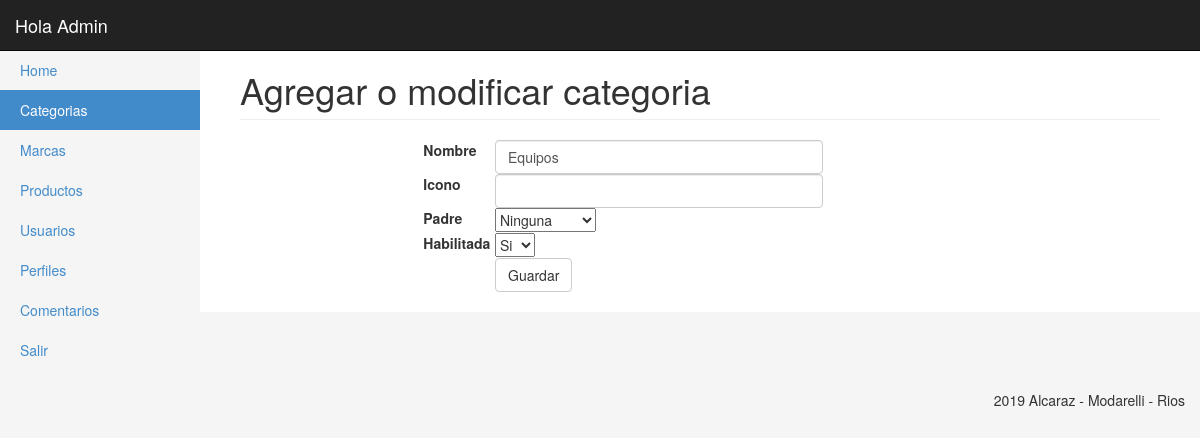
/_admin/categorias_ae.php?edit=10 (signed in), run on the app's committed database.
### tables this page shows
CREATE TABLE `categorias` (
  `id_categoria` int(11) NOT NULL,
  `txt_desc` varchar(200) NOT NULL,
  `txt_icon` varchar(255) NOT NULL,
  `id_padre` int(11) NOT NULL DEFAULT '0',
  `sn_habilitada` int(11) NOT NULL
);

### _admin/clases/categorias.php (called while the page is built, shortened)
<?
Class Categoria{
	private $con;
	public function __construct($con){
		$this->con = $con;
	}
	public function get($id){
	    $query = "SELECT *
		           FROM categorias WHERE id_categoria = ".$id;
        $categoria = $this->con->query($query)->fetch(PDO::FETCH_OBJ);
        return $categoria;
	}
}
?>

### _admin/categorias_ae.php (the view, shortened to what this page needs)
<?
require('inc/header.php');
?>
<div class="container-fluid">
    <?$categorysMenu = 'Categorias';
		include('inc/side_bar.php');
		$categoria = new Categoria($con);
		$query = 'SELECT id_categoria, txt_desc FROM categorias union all select 0, "Ninguna"';
		$listaCategorias = $con->query($query);
		if(isset($_GET['edit'])){
				$categorias = $categoria->get($_GET['edit']);
		}
	?>
        <div class="col-sm-9 col-md-10 main">
	  <h1 class="page-header">
                    Agregar o modificar categoria
          </h1>
          <div class="col-md-2"></div>
            <form action="categorias.php" method="post" class="col-md-6 from-horizontal">
                <div class="form-group">
                    <label for="txt_desc" class="col-sm-2 control-label">Nombre</label>
                    <div class="col-sm-10">
                        <input type="text" class="form-control" required id="txt_desc" name="txt_desc" placeholder="" value="<?=(isset($categorias->txt_desc)?$categorias->txt_desc:'');?>">
                    </div>
                </div>
				<div class="form-group">
                    <label for="txt_icon" class="col-sm-2 control-label">Icono</label>
                    <div class="col-sm-10">
                        <input type="text" class="form-control" id="txt_icon" name="txt_icon" placeholder="" value="<?=(isset($categorias->txt_icon)?$categorias->txt_icon:'');?>">
                    </div>
                </div>
                <div class="form-group">
                    <label for="tipo" class="col-sm-2 control-label">Padre</label>
                    <div class="col-sm-10">
                        <select name="id_padre" id="id_padre" >
                            <? foreach($listaCategorias as $t){?>
                                <option value="<?=$t['id_categoria']?>"
								<?
									if(isset($categorias->id_padre) and $categorias->id_padre == $t['id_categoria']){
										echo ' selected="selected" ';
									}
								?>><?=$t['txt_desc']?></option>
                            <?}?>
                        </select>
                    </div>
                </div>
				<div class="row"></div>
				<div class="form-group">
                    <label for="tipo2" class="col-sm-2 control-label">Habilitada</label>
                    <div class="col-sm-10">
                        <select name="sn_habilitada" id="sn_habilitada" >
							<?php
								if($categorias->sn_habilitada == "-1"){
									echo '<option name="si" value="-1" selected="selected">Si</option>';
								}else{
									echo '<option name="si" value="-1">Si</option>';
									echo '<option name="no" value="0" selected="selected">No</option>';
								}
							?>
                        </select>
                    </div>
                </div>
                <div class="form-group">
                    <div class="col-sm-offset-2 col-sm-10">
                    <button type="submit" class="btn btn-default" name="formulario_categorias" >Guardar</button>
                    </div>
                </div>
            </form>
          </div>
      </div>
	</div>
<?include('inc/footer.php');?>

### _admin/css/styles.css (style rules this page uses)
body { padding-top: 50px; background-color: #f5f5f5; }
.main { padding: 20px; background-color: #fff; }
@media (min-width: 768px) { .main { padding-right: 40px; padding-left: 40px; } }
.main .page-header { margin-top: 0; }

### data on the page
categorias: txt_desc "Equipos", id_padre "Ninguna", sn_habilitada "Si"

### other printed values
$_SESSION['usuario']['nombre'] "Admin"
